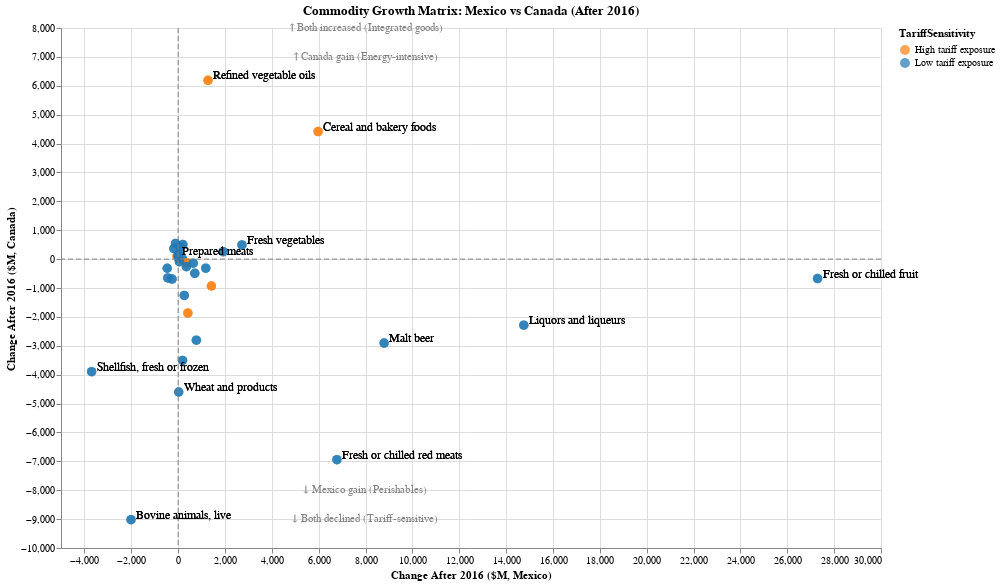

Notebook code cell kept with this figure:
### Code cell
highlight_items = ["Wheat and products", "Fresh vegetables", "Malt beer", "Cereal and bakery foods", "Prepared meats", "Fresh or chilled fruit", "Refined vegetable oils", "Shellfish, fresh or frozen", "Bovine animals, live", "Fresh or chilled red meats", "Liquors and liqueurs"]

text = (
    alt.Chart(df_shift_pivot.filter(pl.col("Commodity").is_in(highlight_items)))
    .mark_text(align="left", dx=5, dy=-5, fontSize=12)
    .encode(x="Change_MEXICO:Q", y="Change_CANADA:Q", text="Commodity:N")
)
chart_final + text

### Figure 1 — Vega-Lite specification as saved in the notebook (floating-point values rounded to 4 significant figures)
{"config": {"view": {"continuousWidth": 300, "continuousHeight": 300}}, "layer": [{"data": {"name": "data-f9c06aea686e43cea7df7f64ff35d3a2"}, "mark": {"type": "circle", "opacity": 0.7, "size": 90}, "encoding": {"color": {"field": "TariffSensitivity", "scale": {"domain": ["High tariff exposure", "Low tariff exposure"], "range": ["#ff7f0e", "#1f77b4"]}, "type": "nominal"}, "tooltip": [{"field": "Commodity", "type": "nominal"}, {"field": "Change_MEXICO", "type": "quantitative"}, {"field": "Change_CANADA", "type": "quantitative"}, {"field": "TariffSensitivity", "type": "nominal"}], "x": {"field": "Change_MEXICO", "title": "Change After 2016 ($M, Mexico)", "type": "quantitative"}, "y": {"field": "Change_CANADA", "title": "Change After 2016 ($M, Canada)", "type": "quantitative"}}, "title": "Commodity Growth Matrix: Mexico vs Canada (After 2016)"}, {"data": {"name": "data-d285a7403ed98ae579761d64a864032b"}, "mark": {"type": "rule", "color": "gray", "strokeDash": [5, 3]}, "encoding": {"x": {"field": "x", "type": "quantitative"}}}, {"data": {"name": "data-a0a55d106695e8d630baff0f16eee66d"}, "mark": {"type": "rule", "color": "gray", "strokeDash": [5, 3]}, "encoding": {"y": {"field": "y", "type": "quantitative"}}}, {"data": {"name": "data-8cb165eb533de6abb27f46f15040ddad"}, "mark": {"type": "text", "color": "gray", "fontSize": 11}, "encoding": {"text": {"field": "text", "type": "nominal"}, "x": {"field": "x", "type": "quantitative"}, "y": {"field": "y", "type": "quantitative"}}}, {"data": {"name": "data-2d7805ff16a392a4e3cca72f1d8613c9"}, "mark": {"type": "text", "align": "left", "dx": 5, "dy": -5, "fontSize": 12}, "encoding": {"text": {"field": "Commodity", "type": "nominal"}, "x": {"field": "Change_MEXICO", "type": "quantitative"}, "y": {"field": "Change_CANADA", "type": "quantitative"}}}], "height": 520, "width": 820, "$schema": "https://vega.github.io/schema/vega-lite/v5.20.1.json", "datasets": {"data-f9c06aea686e43cea7df7f64ff35d3a2": [{"Commodity": "Malt beer", "Change_MEXICO": 8792.0, "Change_CANADA": -2906.0, "TariffSensitivity": "Low tariff exposure"}, {"Commodity": "Malt beer", "Change_MEXICO": 8792.0, "Change_CANADA": -2906.0, "TariffSensitivity": "Low tariff exposure"}, {"Commodity": "Prepared meats", "Change_MEXICO": -45.1, "Change_CANADA": 100.9, "TariffSensitivity": "High tariff exposure"}, {"Commodity": "Prepared meats", "Change_MEXICO": -45.1, "Change_CANADA": 100.9, "TariffSensitivity": "High tariff exposure"}, {"Commodity": "Prepared tree nuts", "Change_MEXICO": 98.5, "Change_CANADA": 423.1, "TariffSensitivity": "Low tariff exposure"}, {"Commodity": "Prepared tree nuts", "Change_MEXICO": 98.5, "Change_CANADA": 423.1, "TariffSensitivity": "Low tariff exposure"}, {"Commodity": "Crude vegetable oils", "Change_MEXICO": -109.6, "Change_CANADA": 543.0, "TariffSensitivity": "Low tariff exposure"}, {"Commodity": "Crude vegetable oils", "Change_MEXICO": -109.6, "Change_CANADA": 543.0, "TariffSensitivity": "Low tariff exposure"}, {"Commodity": "Cereal and bakery foods", "Change_MEXICO": 5974.0, "Change_CANADA": 4416.0, "TariffSensitivity": "High tariff exposure"}, {"Commodity": "Cereal and bakery foods", "Change_MEXICO": 5974.0, "Change_CANADA": 4416.0, "TariffSensitivity": "High tariff exposure"}, {"Commodity": "Other edible products", "Change_MEXICO": -466.6, "Change_CANADA": -316.4, "TariffSensitivity": "Low tariff exposure"}, {"Commodity": "Other edible products", "Change_MEXICO": -466.6, "Change_CANADA": -316.4, "TariffSensitivity": "Low tariff exposure"}, {"Commodity": "Essential oils", "Change_MEXICO": 191.3, "Change_CANADA": -0.5, "TariffSensitivity": "Low tariff exposure"}, {"Commodity": "Essential oils", "Change_MEXICO": 191.3, "Change_CANADA": -0.5, "TariffSensitivity": "Low tariff exposure"}, {"Commodity": "Tree nuts", "Change_MEXICO": 1095.0, "Change_CANADA": null, "TariffSensitivity": "Low tariff exposure"}, {"Commodity": "Whole fish--fresh, chilled, or frozen", "Change_MEXICO": 188.4, "Change_CANADA": -3507.0, "TariffSensitivity": "Low tariff exposure"}, {"Commodity": "Whole fish--fresh, chilled, or frozen", "Change_MEXICO": 188.4, "Change_CANADA": -3507.0, "TariffSensitivity": "Low tariff exposure"}, {"Commodity": "Fish fillets and mince", "Change_MEXICO": null, "Change_CANADA": -2399.0, "TariffSensitivity": "Low tariff exposure"}, {"Commodity": "Liquors and liqueurs", "Change_MEXICO": 14750.0, "Change_CANADA": -2289.0, "TariffSensitivity": "Low tariff exposure"}, {"Commodity": "Liquors and liqueurs", "Change_MEXICO": 14750.0, "Change_CANADA": -2289.0, "TariffSensitivity": "Low tariff exposure"}, {"Commodity": "Chocolate", "Change_MEXICO": 363.8, "Change_CANADA": -131.2, "TariffSensitivity": "High tariff exposure"}, {"Commodity": "Chocolate", "Change_MEXICO": 363.8, "Change_CANADA": -131.2, "TariffSensitivity": "High tariff exposure"}, {"Commodity": "Butter or spreads", "Change_MEXICO": 180.9, "Change_CANADA": null, "TariffSensitivity": "Low tariff exposure"}, {"Commodity": "Bird eggs", "Change_MEXICO": null, "Change_CANADA": -88.0, "TariffSensitivity": "Low tariff exposure"}, {"Commodity": "Frozen fruit", "Change_MEXICO": 352.3, "Change_CANADA": -265.0, "TariffSensitivity": "Low tariff exposure"}, {"Commodity": "Frozen fruit", "Change_MEXICO": 352.3, "Change_CANADA": -265.0, "TariffSensitivity": "Low tariff exposure"}, {"Commodity": "Coffee, roasted and instant", "Change_MEXICO": -4.5, "Change_CANADA": 111.1, "TariffSensitivity": "Low tariff exposure"}, {"Commodity": "Coffee, roasted and instant", "Change_MEXICO": -4.5, "Change_CANADA": 111.1, "TariffSensitivity": "Low tariff exposure"}, {"Commodity": "Sauces, soups, prepared foods", "Change_MEXICO": 415.3, "Change_CANADA": -1868.0, "TariffSensitivity": "High tariff exposure"}, {"Commodity": "Sauces, soups, prepared foods", "Change_MEXICO": 415.3, "Change_CANADA": -1868.0, "TariffSensitivity": "High tariff exposure"}, {"Commodity": "Animal and other fats", "Change_MEXICO": 202.5, "Change_CANADA": 504.2, "TariffSensitivity": "Low tariff exposure"}, {"Commodity": "Animal and other fats", "Change_MEXICO": 202.5, "Change_CANADA": 504.2, "TariffSensitivity": "Low tariff exposure"}, {"Commodity": "Prepared fish and shellfish", "Change_MEXICO": null, "Change_CANADA": -2399.0, "TariffSensitivity": "Low tariff exposure"}, {"Commodity": "Milled grain products", "Change_MEXICO": 711.3, "Change_CANADA": -493.0, "TariffSensitivity": "Low tariff exposure"}, {"Commodity": "Milled grain products", "Change_MEXICO": 711.3, "Change_CANADA": -493.0, "TariffSensitivity": "Low tariff exposure"}, {"Commodity": "Frozen red meats and parts", "Change_MEXICO": 1419.0, "Change_CANADA": -930.7, "TariffSensitivity": "High tariff exposure"}, {"Commodity": "Frozen red meats and parts", "Change_MEXICO": 1419.0, "Change_CANADA": -930.7, "TariffSensitivity": "High tariff exposure"}, {"Commodity": "Other sweeteners and syrups", "Change_MEXICO": 260.2, "Change_CANADA": -1256.0, "TariffSensitivity": "Low tariff exposure"}, {"Commodity": "Other sweeteners and syrups", "Change_MEXICO": 260.2, "Change_CANADA": -1256.0, "TariffSensitivity": "Low tariff exposure"}, {"Commodity": "Fresh or chilled red meats", "Change_MEXICO": 6777.0, "Change_CANADA": -6941.0, "TariffSensitivity": "Low tariff exposure"}, {"Commodity": "Fresh or chilled red meats", "Change_MEXICO": 6777.0, "Change_CANADA": -6941.0, "TariffSensitivity": "Low tariff exposure"}, {"Commodity": "Yogurt, buttermilk, or whey", "Change_MEXICO": 26.3, "Change_CANADA": 177.7, "TariffSensitivity": "Low tariff exposure"}, {"Commodity": "Yogurt, buttermilk, or whey", "Change_MEXICO": 26.3, "Change_CANADA": 177.7, "TariffSensitivity": "Low tariff exposure"}, {"Commodity": "Frozen vegetables", "Change_MEXICO": -441.8, "Change_CANADA": -653.0, "TariffSensitivity": "Low tariff exposure"}, {"Commodity": "Frozen vegetables", "Change_MEXICO": -441.8, "Change_CANADA": -653.0, "TariffSensitivity": "Low tariff exposure"}, {"Commodity": "Confections", "Change_MEXICO": 777.7, "Change_CANADA": -2805.0, "TariffSensitivity": "Low tariff exposure"}, {"Commodity": "Confections", "Change_MEXICO": 777.7, "Change_CANADA": -2805.0, "TariffSensitivity": "Low tariff exposure"}, {"Commodity": "Sugar, cane and beet", "Change_MEXICO": -2700.0, "Change_CANADA": null, "TariffSensitivity": "Low tariff exposure"}, {"Commodity": "Shellfish, fresh or frozen", "Change_MEXICO": -3692.0, "Change_CANADA": -3898.0, "TariffSensitivity": "Low tariff exposure"}, {"Commodity": "Shellfish, fresh or frozen", "Change_MEXICO": -3692.0, "Change_CANADA": -3898.0, "TariffSensitivity": "Low tariff exposure"}, {"Commodity": "Fresh or chilled fruit", "Change_MEXICO": 27290.0, "Change_CANADA": -672.3, "TariffSensitivity": "Low tariff exposure"}, {"Commodity": "Fresh or chilled fruit", "Change_MEXICO": 27290.0, "Change_CANADA": -672.3, "TariffSensitivity": "Low tariff exposure"}, {"Commodity": "Prepared or preserved vegetables", "Change_MEXICO": -259.3, "Change_CANADA": -690.9, "TariffSensitivity": "Low tariff exposure"}, {"Commodity": "Prepared or preserved vegetables", "Change_MEXICO": -259.3, "Change_CANADA": -690.9, "TariffSensitivity": "Low tariff exposure"}, {"Commodity": "Wine", "Change_MEXICO": null, "Change_CANADA": 568.1, "TariffSensitivity": "Low tariff exposure"}, {"Commodity": "Cocoa paste, butter, and powder", "Change_MEXICO": null, "Change_CANADA": -15.5, "TariffSensitivity": "High tariff exposure"}, {"Commodity": "Wheat and products", "Change_MEXICO": 23.7, "Change_CANADA": -4599.0, "TariffSensitivity": "Low tariff exposure"}, {"Commodity": "Wheat and products", "Change_MEXICO": 23.7, "Change_CANADA": -4599.0, "TariffSensitivity": "Low tariff exposure"}, {"Commodity": "Fruit juices", "Change_MEXICO": 644.8, "Change_CANADA": -141.7, "TariffSensitivity": "Low tariff exposure"}, {"Commodity": "Fruit juices", "Change_MEXICO": 644.8, "Change_CANADA": -141.7, "TariffSensitivity": "Low tariff exposure"}, {"Commodity": "Refined vegetable oils", "Change_MEXICO": 1274.0, "Change_CANADA": 6189.0, "TariffSensitivity": "High tariff exposure"}, {"Commodity": "Refined vegetable oils", "Change_MEXICO": 1274.0, "Change_CANADA": 6189.0, "TariffSensitivity": "High tariff exposure"}, {"Commodity": "Nonalcoholic beverages", "Change_MEXICO": 1179.0, "Change_CANADA": -315.6, "TariffSensitivity": "Low tariff exposure"}, {"Commodity": "Nonalcoholic beverages", "Change_MEXICO": 1179.0, "Change_CANADA": -315.6, "TariffSensitivity": "Low tariff exposure"}, {"Commodity": "Sheep and goats, live", "Change_MEXICO": null, "Change_CANADA": -36.7, "TariffSensitivity": "Low tariff exposure"}, {"Commodity": "Dried, prepared or preserved fruit", "Change_MEXICO": 1924.0, "Change_CANADA": 258.7, "TariffSensitivity": "Low tariff exposure"}, {"Commodity": "Dried, prepared or preserved fruit", "Change_MEXICO": 1924.0, "Change_CANADA": 258.7, "TariffSensitivity": "Low tariff exposure"}, {"Commodity": "Fowl and other meats", "Change_MEXICO": null, "Change_CANADA": -795.4, "TariffSensitivity": "Low tariff exposure"}, {"Commodity": "Live poultry", "Change_MEXICO": null, "Change_CANADA": -217.1, "TariffSensitivity": "Low tariff exposure"}, {"Commodity": "Oilseeds", "Change_MEXICO": null, "Change_CANADA": -3359.0, "TariffSensitivity": "Low tariff exposure"}, {"Commodity": "Fresh vegetables", "Change_MEXICO": 2723.0, "Change_CANADA": 492.3, "TariffSensitivity": "Low tariff exposure"}, {"Commodity": "Fresh vegetables", "Change_MEXICO": 2723.0, "Change_CANADA": 492.3, "TariffSensitivity": "Low tariff exposure"}, {"Commodity": "Spices", "Change_MEXICO": 102.7, "Change_CANADA": null, "TariffSensitivity": "Low tariff exposure"}, {"Commodity": "Ground nuts", "Change_MEXICO": 54.8, "Change_CANADA": -87.4, "TariffSensitivity": "Low tariff exposure"}, {"Commodity": "Ground nuts", "Change_MEXICO": 54.8, "Change_CANADA": -87.4, "TariffSensitivity": "Low tariff exposure"}, {"Commodity": "Coffee extracts and preparations", "Change_MEXICO": -101.6, "Change_CANADA": null, "TariffSensitivity": "Low tariff exposure"}, {"Commodity": "Dried vegetables", "Change_MEXICO": -182.5, "Change_CANADA": 363.5, "TariffSensitivity": "Low tariff exposure"}, {"Commodity": "Dried vegetables", "Change_MEXICO": -182.5, "Change_CANADA": 363.5, "TariffSensitivity": "Low tariff exposure"}, {"Commodity": "Swine, live", "Change_MEXICO": null, "Change_CANADA": -3673.0, "TariffSensitivity": "Low tariff exposure"}, {"Commodity": "Bovine animals, live", "Change_MEXICO": -2011.0, "Change_CANADA": -9020.0, "TariffSensitivity": "Low tariff exposure"}, {"Commodity": "Bovine animals, live", "Change_MEXICO": -2011.0, "Change_CANADA": -9020.0, "TariffSensitivity": "Low tariff exposure"}, {"Commodity": "Tea and mate", "Change_MEXICO": null, "Change_CANADA": -606.6, "TariffSensitivity": "Low tariff exposure"}, {"Commodity": "Milk and cream", "Change_MEXICO": 24.8, "Change_CANADA": 26.4, "TariffSensitivity": "Low tariff exposure"}, {"Commodity": "Milk and cream", "Change_MEXICO": 24.8, "Change_CANADA": 26.4, "TariffSensitivity": "Low tariff exposure"}, {"Commodity": "Cheese, fresh or processed", "Change_MEXICO": null, "Change_CANADA": -56.5, "TariffSensitivity": "Low tariff exposure"}, {"Commodity": "Bulk grains", "Change_MEXICO": null, "Change_CANADA": -7943.0, "TariffSensitivity": "Low tariff exposure"}, {"Commodity": "Bananas and plantains", "Change_MEXICO": 635.3, "Change_CANADA": null, "TariffSensitivity": "Low tariff exposure"}], "data-d285a7403ed98ae579761d64a864032b": [{"x": 0}], "data-a0a55d106695e8d630baff0f16eee66d": [{"y": 0}], "data-8cb165eb533de6abb27f46f15040ddad": [{"x": 8000, "y": 8000, "text": "↑ Both increased (Integrated goods)"}, {"x": 8000, "y": 7000, "text": "↑ Canada gain (Energy-intensive)"}, {"x": 8000, "y": -8000, "text": "↓ Mexico gain (Perishables)"}, {"x": 8000, "y": -9000, "text": "↓ Both declined (Tariff-sensitive)"}], "data-2d7805ff16a392a4e3cca72f1d8613c9": [{"Commodity": "Malt beer", "Change_MEXICO": 8792.0, "Change_CANADA": -2906.0, "TariffSensitivity": "Low tariff exposure"}, {"Commodity": "Malt beer", "Change_MEXICO": 8792.0, "Change_CANADA": -2906.0, "TariffSensitivity": "Low tariff exposure"}, {"Commodity": "Prepared meats", "Change_MEXICO": -45.1, "Change_CANADA": 100.9, "TariffSensitivity": "High tariff exposure"}, {"Commodity": "Prepared meats", "Change_MEXICO": -45.1, "Change_CANADA": 100.9, "TariffSensitivity": "High tariff exposure"}, {"Commodity": "Cereal and bakery foods", "Change_MEXICO": 5974.0, "Change_CANADA": 4416.0, "TariffSensitivity": "High tariff exposure"}, {"Commodity": "Cereal and bakery foods", "Change_MEXICO": 5974.0, "Change_CANADA": 4416.0, "TariffSensitivity": "High tariff exposure"}, {"Commodity": "Liquors and liqueurs", "Change_MEXICO": 14750.0, "Change_CANADA": -2289.0, "TariffSensitivity": "Low tariff exposure"}, {"Commodity": "Liquors and liqueurs", "Change_MEXICO": 14750.0, "Change_CANADA": -2289.0, "TariffSensitivity": "Low tariff exposure"}, {"Commodity": "Fresh or chilled red meats", "Change_MEXICO": 6777.0, "Change_CANADA": -6941.0, "TariffSensitivity": "Low tariff exposure"}, {"Commodity": "Fresh or chilled red meats", "Change_MEXICO": 6777.0, "Change_CANADA": -6941.0, "TariffSensitivity": "Low tariff exposure"}, {"Commodity": "Shellfish, fresh or frozen", "Change_MEXICO": -3692.0, "Change_CANADA": -3898.0, "TariffSensitivity": "Low tariff exposure"}, {"Commodity": "Shellfish, fresh or frozen", "Change_MEXICO": -3692.0, "Change_CANADA": -3898.0, "TariffSensitivity": "Low tariff exposure"}, {"Commodity": "Fresh or chilled fruit", "Change_MEXICO": 27290.0, "Change_CANADA": -672.3, "TariffSensitivity": "Low tariff exposure"}, {"Commodity": "Fresh or chilled fruit", "Change_MEXICO": 27290.0, "Change_CANADA": -672.3, "TariffSensitivity": "Low tariff exposure"}, {"Commodity": "Wheat and products", "Change_MEXICO": 23.7, "Change_CANADA": -4599.0, "TariffSensitivity": "Low tariff exposure"}, {"Commodity": "Wheat and products", "Change_MEXICO": 23.7, "Change_CANADA": -4599.0, "TariffSensitivity": "Low tariff exposure"}, {"Commodity": "Refined vegetable oils", "Change_MEXICO": 1274.0, "Change_CANADA": 6189.0, "TariffSensitivity": "High tariff exposure"}, {"Commodity": "Refined vegetable oils", "Change_MEXICO": 1274.0, "Change_CANADA": 6189.0, "TariffSensitivity": "High tariff exposure"}, {"Commodity": "Fresh vegetables", "Change_MEXICO": 2723.0, "Change_CANADA": 492.3, "TariffSensitivity": "Low tariff exposure"}, {"Commodity": "Fresh vegetables", "Change_MEXICO": 2723.0, "Change_CANADA": 492.3, "TariffSensitivity": "Low tariff exposure"}, {"Commodity": "Bovine animals, live", "Change_MEXICO": -2011.0, "Change_CANADA": -9020.0, "TariffSensitivity": "Low tariff exposure"}, {"Commodity": "Bovine animals, live", "Change_MEXICO": -2011.0, "Change_CANADA": -9020.0, "TariffSensitivity": "Low tariff exposure"}]}}
